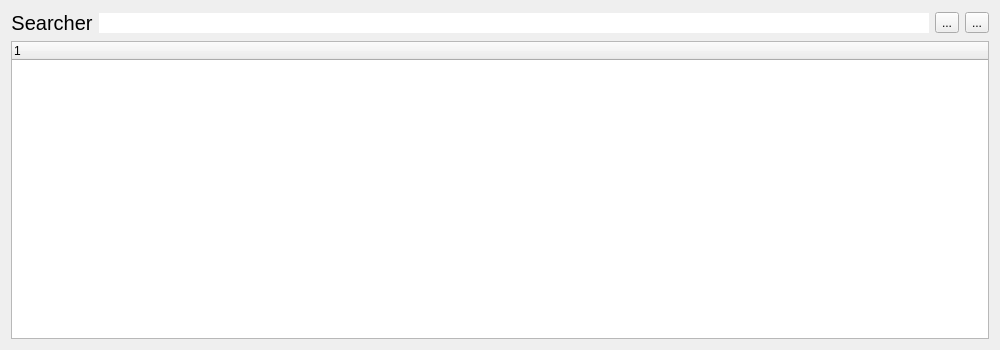
<?xml version="1.0" encoding="UTF-8"?>
<ui version="4.0">
 <class>Searcher</class>
 <widget class="QWidget" name="Searcher">
  <property name="windowModality">
   <enum>Qt::WindowModal</enum>
  </property>
  <property name="geometry">
   <rect>
    <x>0</x>
    <y>0</y>
    <width>1000</width>
    <height>350</height>
   </rect>
  </property>
  <property name="sizePolicy">
   <sizepolicy hsizetype="Expanding" vsizetype="Expanding">
    <horstretch>0</horstretch>
    <verstretch>0</verstretch>
   </sizepolicy>
  </property>
  <property name="minimumSize">
   <size>
    <width>0</width>
    <height>0</height>
   </size>
  </property>
  <property name="baseSize">
   <size>
    <width>1000</width>
    <height>350</height>
   </size>
  </property>
  <property name="windowTitle">
   <string>Searcher</string>
  </property>
  <layout class="QGridLayout" name="gridLayout">
   <item row="0" column="0">
    <layout class="QVBoxLayout" name="verticalLayout">
     <item>
      <layout class="QHBoxLayout" name="horizontalLayout">
       <item>
        <widget class="QLabel" name="projectTitle">
         <property name="font">
          <font>
           <pointsize>15</pointsize>
          </font>
         </property>
         <property name="text">
          <string>Searcher</string>
         </property>
         <property name="alignment">
          <set>Qt::AlignCenter</set>
         </property>
        </widget>
       </item>
       <item>
        <widget class="QLineEdit" name="searchbox_txt">
         <property name="mouseTracking">
          <bool>false</bool>
         </property>
         <property name="frame">
          <bool>false</bool>
         </property>
        </widget>
       </item>
       <item>
        <widget class="QToolButton" name="pinwindow_btn">
         <property name="text">
          <string>...</string>
         </property>
        </widget>
       </item>
       <item>
        <widget class="QToolButton" name="opensettings_btn">
         <property name="text">
          <string>...</string>
         </property>
        </widget>
       </item>
      </layout>
     </item>
     <item>
      <widget class="QTreeWidget" name="searchresults_tree">
       <property name="sizePolicy">
        <sizepolicy hsizetype="Preferred" vsizetype="Expanding">
         <horstretch>0</horstretch>
         <verstretch>0</verstretch>
        </sizepolicy>
       </property>
       <property name="font">
        <font>
         <pointsize>9</pointsize>
        </font>
       </property>
       <property name="mouseTracking">
        <bool>false</bool>
       </property>
       <property name="focusPolicy">
        <enum>Qt::NoFocus</enum>
       </property>
       <property name="frameShadow">
        <enum>QFrame::Sunken</enum>
       </property>
       <property name="lineWidth">
        <number>0</number>
       </property>
       <property name="sizeAdjustPolicy">
        <enum>QAbstractScrollArea::AdjustToContents</enum>
       </property>
       <property name="alternatingRowColors">
        <bool>true</bool>
       </property>
       <property name="selectionMode">
        <enum>QAbstractItemView::SingleSelection</enum>
       </property>
       <property name="selectionBehavior">
        <enum>QAbstractItemView::SelectRows</enum>
       </property>
       <column>
        <property name="text">
         <string notr="true">1</string>
        </property>
       </column>
      </widget>
     </item>
    </layout>
   </item>
  </layout>
 </widget>
 <resources/>
 <connections/>
</ui>
